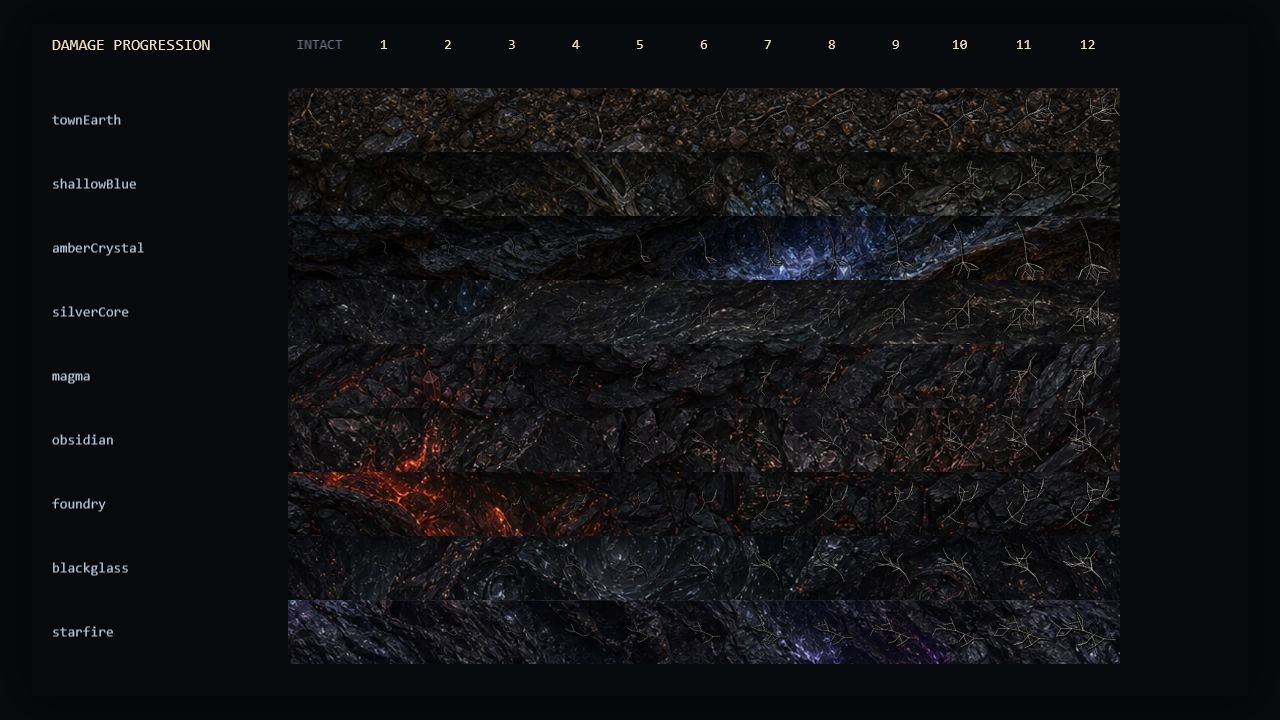
#> input picture testing/2026-07-28-ground-damage-after-v3.png, 1280 x 720 px
$ python 2026-07-29-build-ground-damage-old-vs-imagegen.py
#> lines starting #> are read from the running program, lines starting #| are printed output that depends on the picture
"""Build the final procedural-versus-ImageGen runtime comparison plate."""

from pathlib import Path

from PIL import Image, ImageDraw, ImageFont, ImageOps


ROOT = Path(__file__).resolve().parents[1]
OLD_PATH = ROOT / "testing/2026-07-28-ground-damage-after-v3.png"
NEW_PATH = ROOT / "testing/2026-07-29-imagegen-ground-damage-production-runtime.png"
OUTPUT_PATH = ROOT / "testing/2026-07-29-ground-damage-old-vs-imagegen-production.png"

PANEL_SIZE = (640, 360)
LABEL_HEIGHT = 48
BACKGROUND = "#07090d"
OLD_LABEL = "OLD · PROCEDURAL PHASER LINES"
NEW_LABEL = "NEW · 120 IMAGEGEN DAMAGE STATES"


def font(size: int, bold: bool = False) -> ImageFont.ImageFont:
    path = Path("C:/Windows/Fonts/segoeuib.ttf" if bold else "C:/Windows/Fonts/segoeui.ttf")
    return ImageFont.truetype(str(path), size) if path.is_file() else ImageFont.load_default()


def panel(path: Path) -> Image.Image:
    source = Image.open(path).convert("RGB")
    return ImageOps.fit(source, PANEL_SIZE, Image.Resampling.LANCZOS)


def main() -> None:
    missing = [path for path in (OLD_PATH, NEW_PATH) if not path.is_file()]
    if missing:
        raise FileNotFoundError("\n".join(str(path) for path in missing))
    canvas = Image.new("RGB", (PANEL_SIZE[0] * 2, PANEL_SIZE[1] + LABEL_HEIGHT), BACKGROUND)
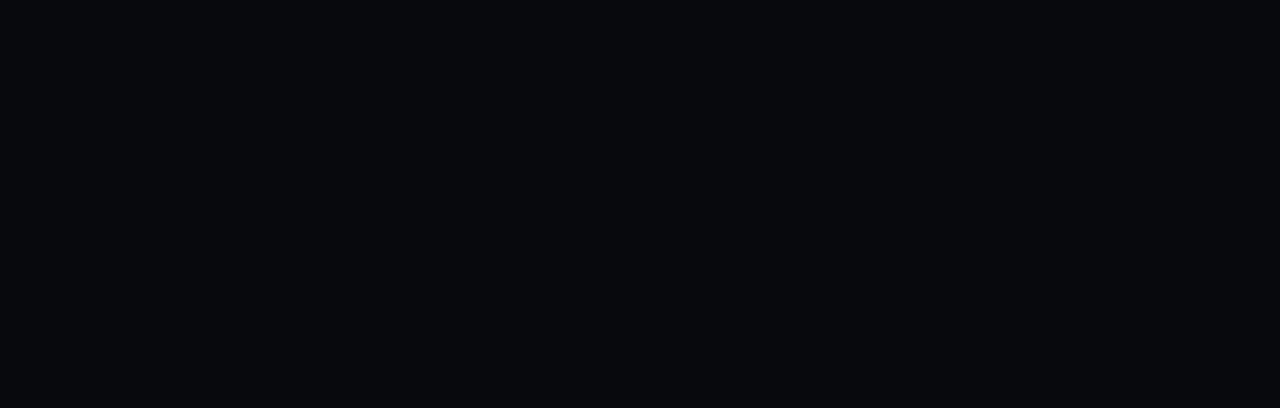
#> canvas: PIL image 1280x408 RGB; mean R, G, B 7, 9, 13
    canvas.paste(panel(OLD_PATH), (0, LABEL_HEIGHT))
#> in panel, source is the input picture: PIL image 1280x720 RGB; mean R, G, B 17.3, 16.9, 19.8
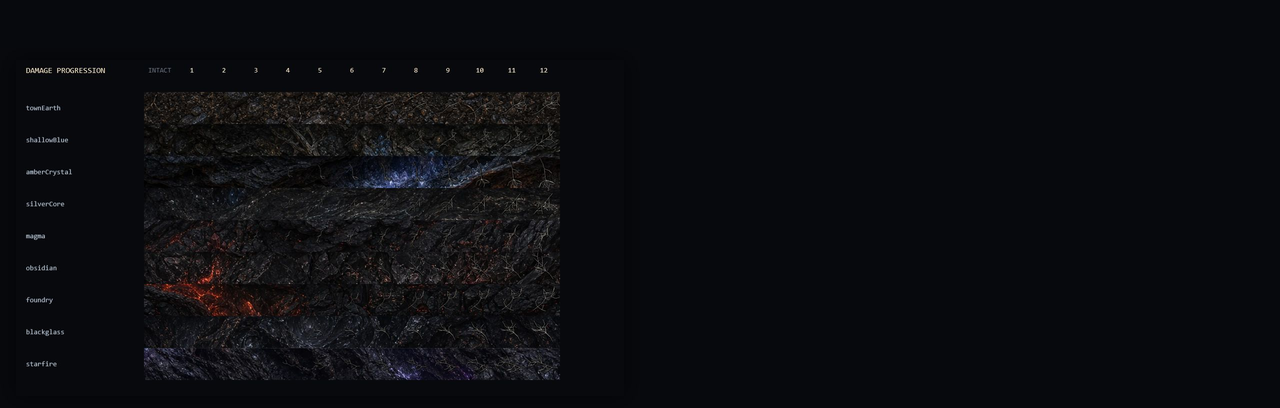
#> canvas: PIL image 1280x408 RGB; mean R, G, B 11.5, 12.5, 16
    canvas.paste(panel(NEW_PATH), (PANEL_SIZE[0], LABEL_HEIGHT))
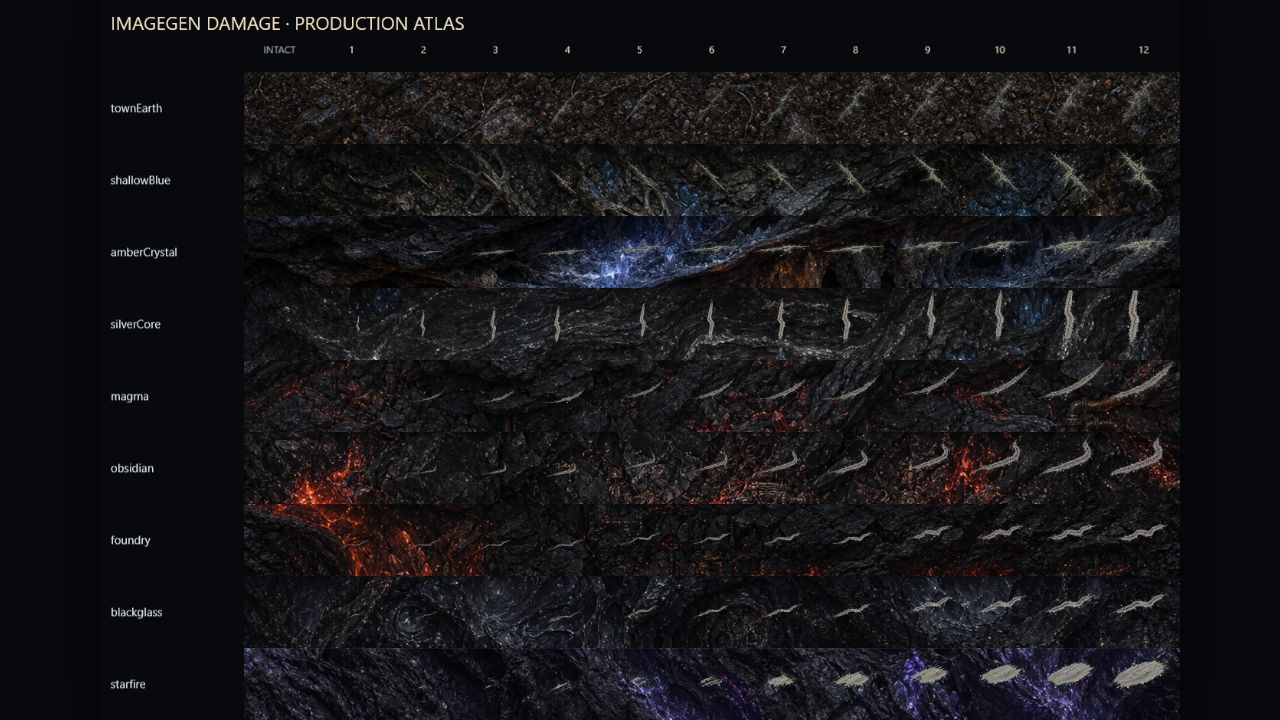
#> input picture testing/2026-07-29-imagegen-ground-damage-production-runtime.png, 1280 x 720 px
#> in panel, source is the input picture: PIL image 1280x720 RGB; mean R, G, B 22.1, 21.2, 23.8
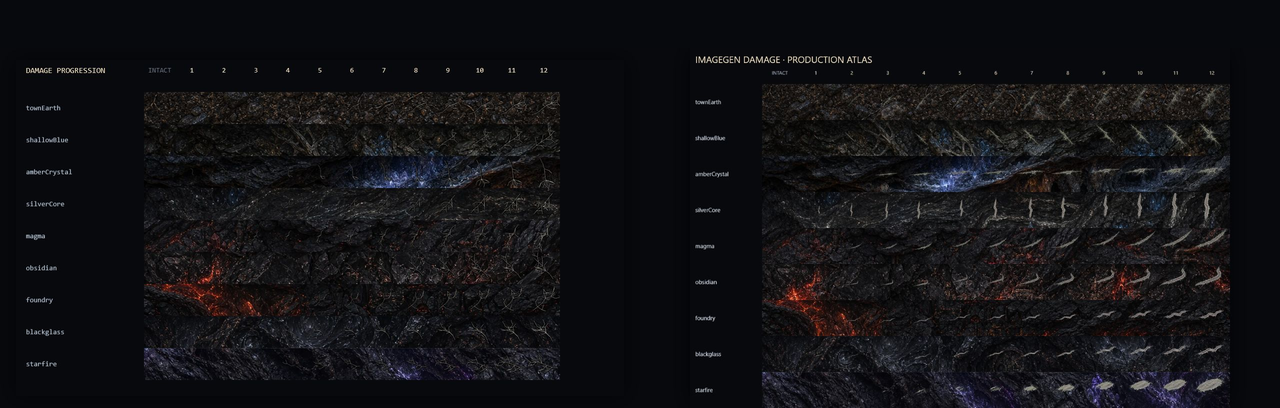
#> canvas: PIL image 1280x408 RGB; mean R, G, B 18.2, 17.9, 20.8
    draw = ImageDraw.Draw(canvas)
    draw.rectangle((0, 0, PANEL_SIZE[0] - 1, LABEL_HEIGHT - 1), fill="#221713")
    draw.rectangle((PANEL_SIZE[0], 0, canvas.width, LABEL_HEIGHT - 1), fill="#10221d")
    draw.text((22, 13), OLD_LABEL, fill="#e7b9a2", font=font(18, True))
    draw.text((PANEL_SIZE[0] + 22, 13), NEW_LABEL, fill="#bff0d8", font=font(18, True))
    draw.line((PANEL_SIZE[0], 0, PANEL_SIZE[0], canvas.height), fill="#f0dfbf", width=2)
    canvas.save(OUTPUT_PATH, "PNG", optimize=True)
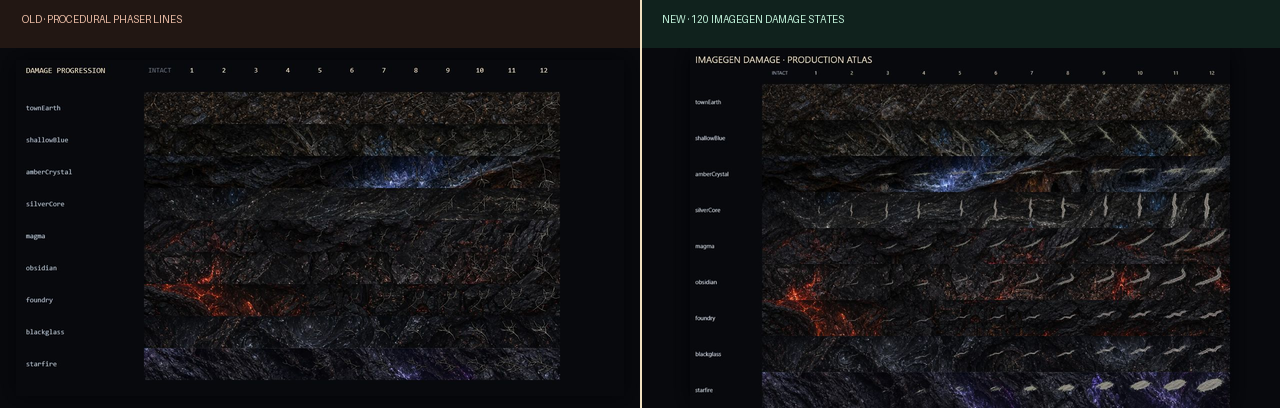
#> saved as 2026-07-29-ground-damage-old-vs-imagegen-production.png: PIL image 1280x408 RGB; mean R, G, B 21, 20.8, 22.6
    print(f"Built {OUTPUT_PATH.relative_to(ROOT).as_posix()}")


if __name__ == "__main__":
    main()
